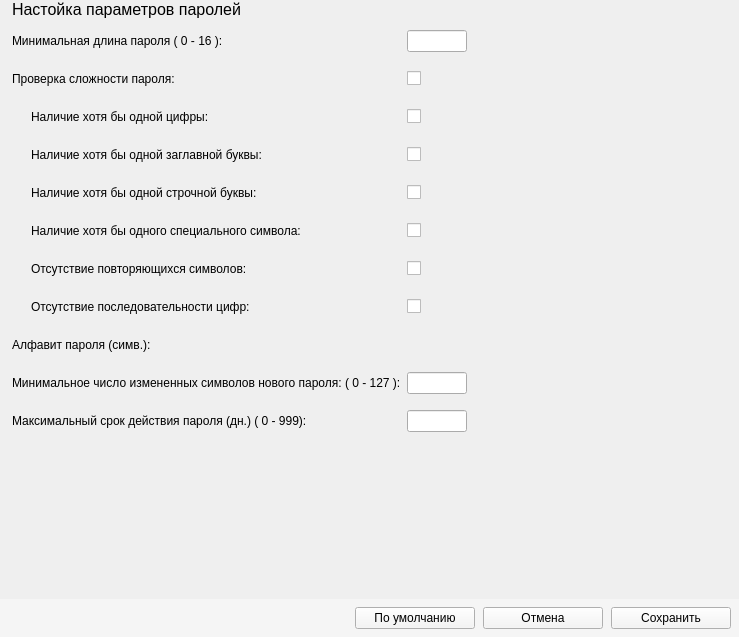
<?xml version="1.0" encoding="UTF-8"?>
<ui version="4.0">
 <class>Form</class>
 <widget class="QWidget" name="Form">
  <property name="geometry">
   <rect>
    <x>0</x>
    <y>0</y>
    <width>739</width>
    <height>637</height>
   </rect>
  </property>
  <property name="windowTitle">
   <string>Form</string>
  </property>
  <layout class="QVBoxLayout" name="verticalLayout">
   <property name="leftMargin">
    <number>0</number>
   </property>
   <property name="topMargin">
    <number>0</number>
   </property>
   <property name="rightMargin">
    <number>0</number>
   </property>
   <property name="bottomMargin">
    <number>0</number>
   </property>
   <item>
    <widget class="QLabel" name="label">
     <property name="font">
      <font>
       <pointsize>12</pointsize>
      </font>
     </property>
     <property name="styleSheet">
      <string notr="true">margin-left: 8px;</string>
     </property>
     <property name="text">
      <string>Настойка параметров паролей</string>
     </property>
    </widget>
   </item>
   <item>
    <layout class="QHBoxLayout" name="horizontalLayout">
     <property name="leftMargin">
      <number>12</number>
     </property>
     <item>
      <layout class="QGridLayout" name="gridLayout">
       <item row="0" column="0">
        <widget class="QLabel" name="min_passwd_len_label">
         <property name="minimumSize">
          <size>
           <width>0</width>
           <height>32</height>
          </size>
         </property>
         <property name="text">
          <string>Минимальная длина пароля ( 0 - 16 ):</string>
         </property>
        </widget>
       </item>
       <item row="0" column="1">
        <widget class="QLineEdit" name="min_passwd_len_line_edit">
         <property name="sizePolicy">
          <sizepolicy hsizetype="Fixed" vsizetype="Fixed">
           <horstretch>0</horstretch>
           <verstretch>0</verstretch>
          </sizepolicy>
         </property>
         <property name="maximumSize">
          <size>
           <width>60</width>
           <height>16777215</height>
          </size>
         </property>
         <property name="maxLength">
          <number>2</number>
         </property>
        </widget>
       </item>
       <item row="1" column="0">
        <widget class="QLabel" name="passwd_difficulty_label">
         <property name="minimumSize">
          <size>
           <width>0</width>
           <height>32</height>
          </size>
         </property>
         <property name="text">
          <string>Проверка сложности пароля:</string>
         </property>
        </widget>
       </item>
       <item row="1" column="1">
        <widget class="Toggle" name="passwd_difficulty_check_box">
         <property name="sizePolicy">
          <sizepolicy hsizetype="Maximum" vsizetype="Maximum">
           <horstretch>0</horstretch>
           <verstretch>0</verstretch>
          </sizepolicy>
         </property>
         <property name="text">
          <string/>
         </property>
        </widget>
       </item>
       <item row="2" column="0">
        <widget class="QLabel" name="digit_present_label">
         <property name="minimumSize">
          <size>
           <width>0</width>
           <height>32</height>
          </size>
         </property>
         <property name="styleSheet">
          <string notr="true">margin-left: 16px;</string>
         </property>
         <property name="text">
          <string>Наличие хотя бы одной цифры:</string>
         </property>
        </widget>
       </item>
       <item row="2" column="1">
        <widget class="Toggle" name="digit_present_check_box">
         <property name="sizePolicy">
          <sizepolicy hsizetype="Maximum" vsizetype="Maximum">
           <horstretch>0</horstretch>
           <verstretch>0</verstretch>
          </sizepolicy>
         </property>
         <property name="text">
          <string/>
         </property>
        </widget>
       </item>
       <item row="3" column="0">
        <widget class="QLabel" name="upcase_letter_label">
         <property name="minimumSize">
          <size>
           <width>0</width>
           <height>32</height>
          </size>
         </property>
         <property name="styleSheet">
          <string notr="true">margin-left: 16px;</string>
         </property>
         <property name="text">
          <string>Наличие хотя бы одной заглавной буквы:</string>
         </property>
        </widget>
       </item>
       <item row="3" column="1">
        <widget class="Toggle" name="upcase_letter_check_box">
         <property name="sizePolicy">
          <sizepolicy hsizetype="Maximum" vsizetype="Maximum">
           <horstretch>0</horstretch>
           <verstretch>0</verstretch>
          </sizepolicy>
         </property>
         <property name="text">
          <string/>
         </property>
        </widget>
       </item>
       <item row="4" column="0">
        <widget class="QLabel" name="lowercase_letter_label">
         <property name="minimumSize">
          <size>
           <width>0</width>
           <height>32</height>
          </size>
         </property>
         <property name="styleSheet">
          <string notr="true">margin-left: 16px;</string>
         </property>
         <property name="text">
          <string>Наличие хотя бы одной строчной буквы:</string>
         </property>
        </widget>
       </item>
       <item row="4" column="1">
        <widget class="Toggle" name="lowercase_letter_check_box">
         <property name="sizePolicy">
          <sizepolicy hsizetype="Maximum" vsizetype="Maximum">
           <horstretch>0</horstretch>
           <verstretch>0</verstretch>
          </sizepolicy>
         </property>
         <property name="text">
          <string/>
         </property>
        </widget>
       </item>
       <item row="5" column="0">
        <widget class="QLabel" name="special_char_label">
         <property name="minimumSize">
          <size>
           <width>0</width>
           <height>32</height>
          </size>
         </property>
         <property name="styleSheet">
          <string notr="true">margin-left: 16px;</string>
         </property>
         <property name="text">
          <string>Наличие хотя бы одного специального символа:</string>
         </property>
        </widget>
       </item>
       <item row="5" column="1">
        <widget class="Toggle" name="special_char_check_box">
         <property name="sizePolicy">
          <sizepolicy hsizetype="Maximum" vsizetype="Maximum">
           <horstretch>0</horstretch>
           <verstretch>0</verstretch>
          </sizepolicy>
         </property>
         <property name="text">
          <string/>
         </property>
        </widget>
       </item>
       <item row="6" column="0">
        <widget class="QLabel" name="repeating_char_label">
         <property name="minimumSize">
          <size>
           <width>0</width>
           <height>32</height>
          </size>
         </property>
         <property name="styleSheet">
          <string notr="true">margin-left: 16px;</string>
         </property>
         <property name="text">
          <string>Отсутствие повторяющихся символов:</string>
         </property>
        </widget>
       </item>
       <item row="6" column="1">
        <widget class="Toggle" name="repeating_char_check_box">
         <property name="sizePolicy">
          <sizepolicy hsizetype="Maximum" vsizetype="Maximum">
           <horstretch>0</horstretch>
           <verstretch>0</verstretch>
          </sizepolicy>
         </property>
         <property name="text">
          <string/>
         </property>
        </widget>
       </item>
       <item row="7" column="0">
        <widget class="QLabel" name="repeating_digit_label">
         <property name="minimumSize">
          <size>
           <width>0</width>
           <height>32</height>
          </size>
         </property>
         <property name="styleSheet">
          <string notr="true">margin-left: 16px;</string>
         </property>
         <property name="text">
          <string>Отсутствие последовательности цифр:</string>
         </property>
        </widget>
       </item>
       <item row="7" column="1">
        <widget class="Toggle" name="repeating_digit_check_box">
         <property name="sizePolicy">
          <sizepolicy hsizetype="Maximum" vsizetype="Maximum">
           <horstretch>0</horstretch>
           <verstretch>0</verstretch>
          </sizepolicy>
         </property>
         <property name="text">
          <string/>
         </property>
        </widget>
       </item>
       <item row="8" column="0">
        <widget class="QLabel" name="passwd_alphabet_label">
         <property name="minimumSize">
          <size>
           <width>0</width>
           <height>32</height>
          </size>
         </property>
         <property name="text">
          <string>Алфавит пароля (симв.):</string>
         </property>
        </widget>
       </item>
       <item row="9" column="0">
        <widget class="QLabel" name="changed_symbols_label">
         <property name="minimumSize">
          <size>
           <width>0</width>
           <height>32</height>
          </size>
         </property>
         <property name="text">
          <string>Минимальное число измененных символов нового пароля: ( 0 - 127 ):</string>
         </property>
        </widget>
       </item>
       <item row="9" column="1">
        <widget class="QLineEdit" name="changed_symbols_lineedit">
         <property name="sizePolicy">
          <sizepolicy hsizetype="Fixed" vsizetype="Fixed">
           <horstretch>0</horstretch>
           <verstretch>0</verstretch>
          </sizepolicy>
         </property>
         <property name="maximumSize">
          <size>
           <width>60</width>
           <height>16777215</height>
          </size>
         </property>
         <property name="maxLength">
          <number>3</number>
         </property>
        </widget>
       </item>
       <item row="10" column="0">
        <widget class="QLabel" name="passwd_age_label">
         <property name="minimumSize">
          <size>
           <width>0</width>
           <height>32</height>
          </size>
         </property>
         <property name="text">
          <string>Максимальный срок действия пароля (дн.) ( 0 - 999):</string>
         </property>
        </widget>
       </item>
       <item row="10" column="1">
        <widget class="QLineEdit" name="passwd_age_line_edit">
         <property name="sizePolicy">
          <sizepolicy hsizetype="Fixed" vsizetype="Fixed">
           <horstretch>0</horstretch>
           <verstretch>0</verstretch>
          </sizepolicy>
         </property>
         <property name="maximumSize">
          <size>
           <width>60</width>
           <height>16777215</height>
          </size>
         </property>
         <property name="maxLength">
          <number>3</number>
         </property>
        </widget>
       </item>
      </layout>
     </item>
     <item>
      <spacer name="horizontalSpacer">
       <property name="orientation">
        <enum>Qt::Horizontal</enum>
       </property>
       <property name="sizeHint" stdset="0">
        <size>
         <width>40</width>
         <height>20</height>
        </size>
       </property>
      </spacer>
     </item>
    </layout>
   </item>
   <item>
    <spacer name="verticalSpacer">
     <property name="orientation">
      <enum>Qt::Vertical</enum>
     </property>
     <property name="sizeHint" stdset="0">
      <size>
       <width>20</width>
       <height>142</height>
      </size>
     </property>
    </spacer>
   </item>
   <item>
    <widget class="QWidget" name="widget" native="true">
     <property name="styleSheet">
      <string notr="true">background-color: #f5f5f5;</string>
     </property>
     <layout class="QHBoxLayout" name="horizontalLayout_2">
      <property name="spacing">
       <number>8</number>
      </property>
      <property name="leftMargin">
       <number>0</number>
      </property>
      <property name="topMargin">
       <number>8</number>
      </property>
      <property name="rightMargin">
       <number>8</number>
      </property>
      <property name="bottomMargin">
       <number>8</number>
      </property>
      <item>
       <spacer name="horizontal_spacer_1">
        <property name="orientation">
         <enum>Qt::Horizontal</enum>
        </property>
        <property name="sizeHint" stdset="0">
         <size>
          <width>40</width>
          <height>20</height>
         </size>
        </property>
       </spacer>
      </item>
      <item>
       <widget class="QPushButton" name="default_push_button">
        <property name="minimumSize">
         <size>
          <width>120</width>
          <height>0</height>
         </size>
        </property>
        <property name="text">
         <string>По умолчанию</string>
        </property>
       </widget>
      </item>
      <item>
       <widget class="QPushButton" name="cancel_push_button">
        <property name="minimumSize">
         <size>
          <width>120</width>
          <height>0</height>
         </size>
        </property>
        <property name="text">
         <string>Отмена</string>
        </property>
       </widget>
      </item>
      <item>
       <widget class="QPushButton" name="save_push_button">
        <property name="minimumSize">
         <size>
          <width>120</width>
          <height>0</height>
         </size>
        </property>
        <property name="text">
         <string>Сохранить</string>
        </property>
       </widget>
      </item>
     </layout>
    </widget>
   </item>
  </layout>
 </widget>
 <customwidgets>
  <customwidget>
   <class>Toggle</class>
   <extends>QCheckBox</extends>
   <header>toggle</header>
  </customwidget>
 </customwidgets>
 <resources/>
 <connections/>
</ui>
